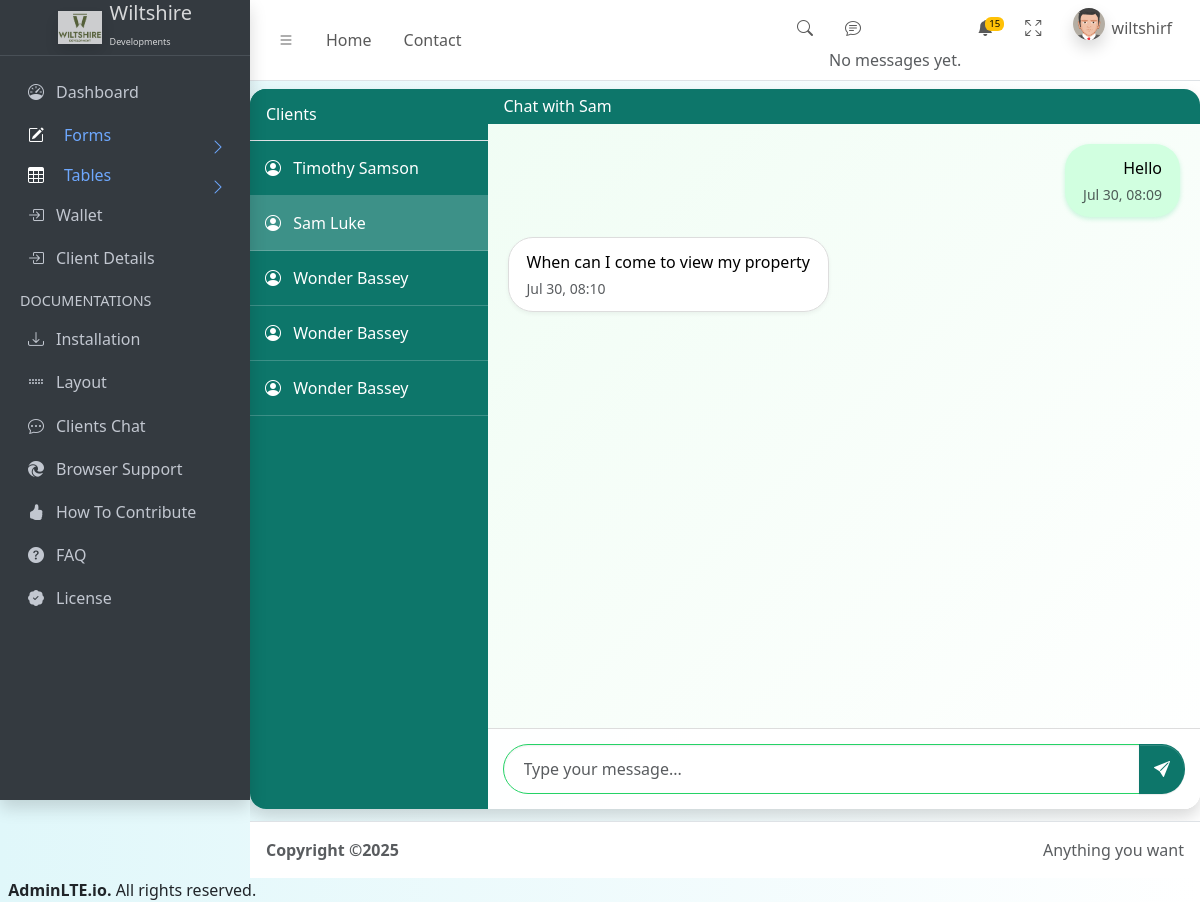
Screenshot of /Dashboard/chat/21/ (signed in) with the database file from the repository.
### myapp/models.py (models this page shows, shortened)
class Message(models.Model):
    sender = models.ForeignKey(User, related_name='sent_messages', on_delete=models.CASCADE)
    recipient = models.ForeignKey(User, related_name='received_messages', on_delete=models.CASCADE)
    content = models.TextField()
    timestamp = models.DateTimeField(auto_now_add=True)
    is_read = models.BooleanField(default=False)
    class Meta:
        ordering = ['timestamp']

### myapp/views.py (the view)
# urls.py: path('Dashboard/chat/<int:user_id>/', views.chat_with_user, name='chat_with_user'),
@login_required(login_url="LoginUser")
@user_passes_test(is_admin)
def chat_with_user(request, user_id):
    user =  request.user
    is_admin_user = is_admin(user)
    is_client_user = is_client(user)
    recipient = get_object_or_404(User, id=user_id)
    messages = Message.objects.filter(
        sender__in=[request.user, recipient],
        recipient__in=[request.user, recipient]
    ).order_by('timestamp')
    if request.method == 'POST':
        content = request.POST.get('content')
        if content:
            Message.objects.create(sender=request.user, recipient=recipient, content=content)
            return redirect('chat_with_user', user_id=recipient.id)
    clients = User.objects.exclude(id=request.user.id)
    return render(request, 'Dashboard/chat.html', {
        'clients': clients,
        'recipient': recipient,
        'messages': messages,
        'is_client':is_client_user,
        'is_admin':is_admin_user,
    })

### myapp/context_processors.py (called while the page is built)
def user_info(request):
    if request.user.is_authenticated:
        return {
            'user_username': request.user.username,
        }
    return {}

### myapp/utils.py (called while the page is built)
def is_client(user):
    return user.groups.filter(name='client').exists()

### myapp/views.py (called while the page is built)
def is_admin(user):
    return user.is_staff or user.is_superuser

### myapp/templates/Dashboard/chat.html (shortened to what this page needs)
{% load static %}
{% include 'Dashboard/header.html' %}
<main class="app-main">
  <div class="container chat-container shadow mt-2">
    <div class="row h-100">
      <div class="col-md-3 user-list p-0" id="user-list">
        <h5 class="p-3 border-bottom mb-0 d-flex justify-content-between align-items-center chat-header">
          Clients
        </h5>
        {% for client in clients %}
          <a href="{% url 'chat_with_user' client.id %}" class="text-decoration-none text-white">
            <div class="user-item {% if recipient.id == client.id %}bg-primary{% endif %}">
              <i class="bi bi-person-circle me-2"></i>
              {{ client.get_full_name|default:client.username }}
            </div>
          </a>
        {% empty %}
          <p class="p-3 text-white">No clients available.</p>
        {% endfor %}
      </div>
      <div class="col-md-9 p-0" id="chat-area">
        {% if recipient %}
          <div class="chat-box h-100">
            <div class="d-flex align-items-center justify-content-between px-3 py-2 chat-header">
              <h5 class="mb-0">
                Chat with {{ recipient.first_name|default:recipient.username }}
              </h5>
            </div>
            <div class="chat-messages">
              {% for message in messages %}
                <div class="message {% if message.sender == request.user %}sent{% else %}received{% endif %}">
                  <div class="bubble">
                    {{ message.content }}
                    <div class="small text-muted mt-1">{{ message.timestamp|date:"M d, H:i" }}</div>
                  </div>
                </div>
              {% empty %}
                <p class="text-center text-muted mt-4">No messages yet. Start the conversation!</p>
              {% endfor %}
            </div>
            <form method="post" class="chat-input">
              <div class="input-group">
                <input type="text" name="content" class="form-control" placeholder="Type your message..." required>
                <button class="btn" type="submit">
                  <i class="bi bi-send-fill"></i>
                </button>
              </div>
            </form>
          </div>
        {% else %}
          <div class="d-flex justify-content-center align-items-center h-100 w-100">
            <h4>Select a client to start chatting</h4>
          </div>
        {% endif %}
      </div>
    </div>
  </div>
</main>
{% include 'Dashboard/footer.html' %}

### myapp/templates/Dashboard/header.html (shortened to what this page needs)
{% load static %}
{% load django_browser_reload %}
<!doctype html>
<html lang="en">
  <head>
    <link rel="stylesheet" href="https://cdnjs.cloudflare.com/ajax/libs/font-awesome/6.5.0/css/all.min.css" />
    <link
      rel="stylesheet"
      href="https://cdn.jsdelivr.net/npm/@fontsource/source-sans-3@5.0.12/index.css"
    />
    <script src="https://cdn.tailwindcss.com"></script>
    <link
      rel="stylesheet"
      href="https://cdn.jsdelivr.net/npm/overlayscrollbars@2.10.1/styles/overlayscrollbars.min.css"
    />
    <link
      rel="stylesheet"
      href="https://cdn.jsdelivr.net/npm/bootstrap-icons@1.11.3/font/bootstrap-icons.min.css"
    />
    <link rel="stylesheet" href="{% static 'dist/css/adminlte.css' %}" />
    <link
      rel="stylesheet"
      href="https://cdn.jsdelivr.net/npm/apexcharts@3.37.1/dist/apexcharts.css"
    />
    <link
      rel="stylesheet"
      href="https://cdn.jsdelivr.net/npm/jsvectormap@1.5.3/dist/css/jsvectormap.min.css"
    />
  </head>
  <body class="layout-fixed sidebar-expand-lg bg-body-tertiary">
    <div class="app-wrapper">
      <nav class="app-header navbar navbar-expand bg-body">
        <div class="container-fluid">
          <ul class="navbar-nav">
            <li class="nav-item">
              <a class="nav-link" data-lte-toggle="sidebar" href="#" role="button">
                <i class="bi bi-list"></i>
              </a>
            </li>
            <li class="nav-item d-none d-md-block"><a href="{%url 'myHome' %}" class="nav-link">Home</a></li>
            <li class="nav-item d-none d-md-block"><a href="#" class="nav-link">Contact</a></li>
          </ul>
          <ul class="navbar-nav ms-auto">
            <li class="nav-item">
              <a class="nav-link" data-widget="navbar-search" href="#" role="button">
                <i class="bi bi-search"></i>
              </a>
            </li>
            <li class="nav-item dropdown">
              <a class="nav-link" data-bs-toggle="dropdown" href="#">
                <i class="bi bi-chat-text"></i>
              </a>
              {% if allMessage %}
              <div class="dropdown-menu dropdown-menu-lg dropdown-menu-end">
                {% for messages in allMessage %}
                <a href="#" class="dropdown-item">
                  <div class="d-flex">
                    <div class="flex-shrink-0">
                      <img
                        src="{% static 'dist/assets/img/profile.png' %}"
                        alt="User Avatar"
                        class="img-size-50 rounded-circle me-3"
                      />
                    </div>
                    <div class="flex-grow-1">
                      <h3 class="dropdown-item-title">
                        {{ messages.sender.username }}
                        <span class="float-end fs-7 text-danger">
                          <i class="bi bi-star-fill"></i>
                        </span>
                      </h3>
                      <p class="fs-7">{{ messages.content|truncatechars:40 }}</p>
                      <p class="fs-7 text-secondary">
                        <i class="bi bi-clock-fill me-1"></i> {{ messages.timestamp|timesince }} ago
                      </p>
                    </div>
                  </div>
                </a>
                <div class="dropdown-divider"></div>
                {% endfor %}
                {% if is_client %}
                <a href="{% url 'client_chat' %}" class="dropdown-item dropdown-footer">See All Messages</a>
                {% elif is_admin %}
                <a href="{% url 'chat_dashboard' %}" class="dropdown-item dropdown-footer">See All Messages</a>
                {% endif %}
              </div>
              {% else %}
                <p class="dropdown-item text-center text-muted">No messages yet.</p>
              {% endif %}
            </li>
            <li class="nav-item dropdown">
              <a class="nav-link" data-bs-toggle="dropdown" href="#">
                <span class="navbar-badge badge text-bg-warning">15</span>
              </a>
            </li>
            <li class="nav-item">
              <a class="nav-link" href="#" data-lte-toggle="fullscreen">
                <i data-lte-icon="maximize" class="bi bi-arrows-fullscreen"></i>
              </a>
            </li>
            <li class="nav-item dropdown user-menu">
              <a href="#" class="nav-link dropdown-toggle flex" data-bs-toggle="dropdown">
                <img
                  src="{% static 'dist/assets/img/avatar5.png' %}"
                  class="user-image rounded-circle shadow"
                  alt="User Image"
                />
                {% if user.is_authenticated %}
                  <span class="d-none d-md-inline">
                    {{ user_username }}
                  </span>
                {% endif %}
              </a>
            </li>
          </ul>
        </div>
      </nav>
      <aside class="app-sidebar bg-body-secondary shadow" data-bs-theme="dark">
        <div class="sidebar-brand">
          <a href="#" class="brand-link">
            <img
              src="{% static 'img/Wiltshire-01.jpg' %}"
              alt=""
              class="brand-image opacity-75 shadow"
            />
            <span class="brand-text fw-light"><span>Wiltshire</span> <br> <sup style='font-size:9px' class='mt-1'>Developments</sup></span>
          </a>
        </div>
        <div class="sidebar-wrapper">
          <nav class="mt-2">
            <ul
              class="nav sidebar-menu flex-column"
              data-lte-toggle="treeview"
              role="menu"
              data-accordion="false"
            >
              <li class="nav-item">
                {% if is_referrer %}
                <a href="{% url 'Dashboard' %}" class="nav-link">
                  <i class="nav-icon bi bi-speedometer"></i>
                  <p>
                    My Wallet
                  </p>
                </a>
                {% else %}
                <a href="{% url 'Dashboard' %}" class="nav-link">
                  <i class="nav-icon bi bi-speedometer"></i>
                  <p>
                    Dashboard
                  </p>
                </a>
                {% endif %}
              </li>
              {% if is_admin %}
              <li class="nav-item">
                 <div class="flex">
                  <i class="nav-icon bi bi-pencil-square ml-4 text-white"></i>
                  <button class="nav-link w-full d-flex justify-content-between align-items-center" id="getOpen" onclick="TheFormOpen()">
                    <span>
                      Forms
                    </span>
                    <i class="nav-arrow bi bi-chevron-right"  style="float:right"></i>
                  </button>
                </div>
              </li>
              {% endif %}
              <li class="nav-item">
                 <div class="flex">
                  <i class="nav-icon bi bi-table ml-4 text-white"></i>
                  <button class="nav-link w-full d-flex justify-content-between align-items-center" id="getOpen" onclick="TheTableOpen()">
                    <span>
                      Tables
                    </span>
                    <i class="nav-arrow bi bi-chevron-right"  style="float:right"></i>
                  </button>
                </div>
              </li>
              {% if is_admin %}
              <li class="nav-item">
                <a href="{% url 'wallet_history' %}" class="nav-link {% if request.resolver_match.url_name == 'initiate_wallet_payment' %} active{% endif %}">
                  <i class="nav-icon bi bi-box-arrow-in-right"></i>
                  <p>
                    Wallet
                  </p>
                </a>
              </li>
              {% endif %}
              <li class="nav-item">
                {% if is_admin %}
                <a href="{% url 'clientProfile' %}" class="nav-link {% if request.resolver_match.url_name == 'clientProfile' %} active{% endif %}">
                  <i class="nav-icon bi bi-box-arrow-in-right"></i>
                  <p>
                    Client Details
                  </p>
                </a>
                {% endif %}
              </li>
              <li class="nav-header">DOCUMENTATIONS</li>
              <li class="nav-item">
                <a href="../docs/introduction.html" class="nav-link">
                  <i class="nav-icon bi bi-download"></i>
                  <p>Installation</p>
                </a>
              </li>
              <li class="nav-item">
                <a href="../docs/layout.html" class="nav-link">
                  <i class="nav-icon bi bi-grip-horizontal"></i>
                  <p>Layout</p>
                </a>
              </li>
              {% if is_admin %}
                  <li class="nav-item">
                    <a href="{% url 'chat_dashboard' %}" class="nav-link">
                      <i class="nav-icon bi bi-chat-dots"></i>
                      <p>Clients Chat</p>
                    </a>
                  </li>
                {% endif %}
              <li class="nav-item">
                <a href="../docs/browser-support.html" class="nav-link">
                  <i class="nav-icon bi bi-browser-edge"></i>
                  <p>Browser Support</p>
                </a>
              </li>
              <li class="nav-item">
                <a href="../docs/how-to-contribute.html" class="nav-link">
                  <i class="nav-icon bi bi-hand-thumbs-up-fill"></i>
                  <p>How To Contribute</p>
                </a>
              </li>
              <li class="nav-item">
                <a href="../docs/faq.html" class="nav-link">
                  <i class="nav-icon bi bi-question-circle-fill"></i>
                  <p>FAQ</p>
                </a>
              </li>
              <li class="nav-item">
                <a href="../docs/license.html" class="nav-link">
                  <i class="nav-icon bi bi-patch-check-fill"></i>
                  <p>License</p>
                </a>
              </li>
            </ul>
          </nav>
        </div>
      </aside>

### myapp/templates/Dashboard/chat.html (style rules this page uses)
body { background: linear-gradient(to right, #e0f7fa, #ffffff); font-family: 'Segoe UI', Tahoma, Geneva, Verdana, sans-serif; }
.chat-container { height: 90vh; background: rgba(255, 255, 255, 0.6); backdrop-filter: blur(12px); border-radius: 16px; overflow: hidden; }
.user-list { background: #0d766a; color: #fff; overflow-y: auto; }
.user-item { cursor: pointer; padding: 15px; border-bottom: 1px solid rgba(255, 255, 255, 0.2); transition: background 0.3s ease; }
.user-item:hover, .user-item.bg-primary { background: rgba(255, 255, 255, 0.2) !important; }
.chat-box { display: flex; flex-direction: column; height: 100%; background: linear-gradient(135deg, #f0fdf4, #ffffff); }
.chat-messages { flex-grow: 1; overflow-y: auto; padding: 20px; scroll-behavior: smooth; }
.message { margin-bottom: 20px; animation: fadeIn 0.3s ease-in-out; }
.message.sent { text-align: right; }
.message.received { text-align: left; }
.message .bubble { display: inline-block; padding: 12px 18px; border-radius: 25px; max-width: 75%; word-wrap: break-word; }
.sent .bubble { background: #d1ffe0; color: #000; box-shadow: 0 2px 5px rgba(0, 200, 100, 0.2); }
.received .bubble { background: #ffffff; border: 1px solid #ddd; color: #000; box-shadow: 0 2px 4px rgba(0, 0, 0, 0.05); }
.chat-input { padding: 15px; border-top: 1px solid #ddd; background-color: #ffffffee; position: sticky; bottom: 0; z-index: 10; }
.chat-input input { border-radius: 25px; padding: 12px 20px; border: 1px solid #25D366; }
.chat-input .btn { border-radius: 50%; padding: 10px 14px; background: #0d766a; color: #fff; }
.chat-header { background: #0d766a; color: #fff; }

### rows the page displays
Message: content "Hello", timestamp "Jul 30, 08:09"
Message: content "When can I come to view my property", timestamp "Jul 30, 08:10"

### other values shown
{{ user_username }} "wiltshirf"
{{ client.get_full_name|default:client.username }} "Timothy Samson"
{{ client.get_full_name|default:client.username }} "Sam Luke"
{{ client.get_full_name|default:client.username }} "Wonder Bassey"
{{ recipient.first_name|default:recipient.username }} "Sam"
